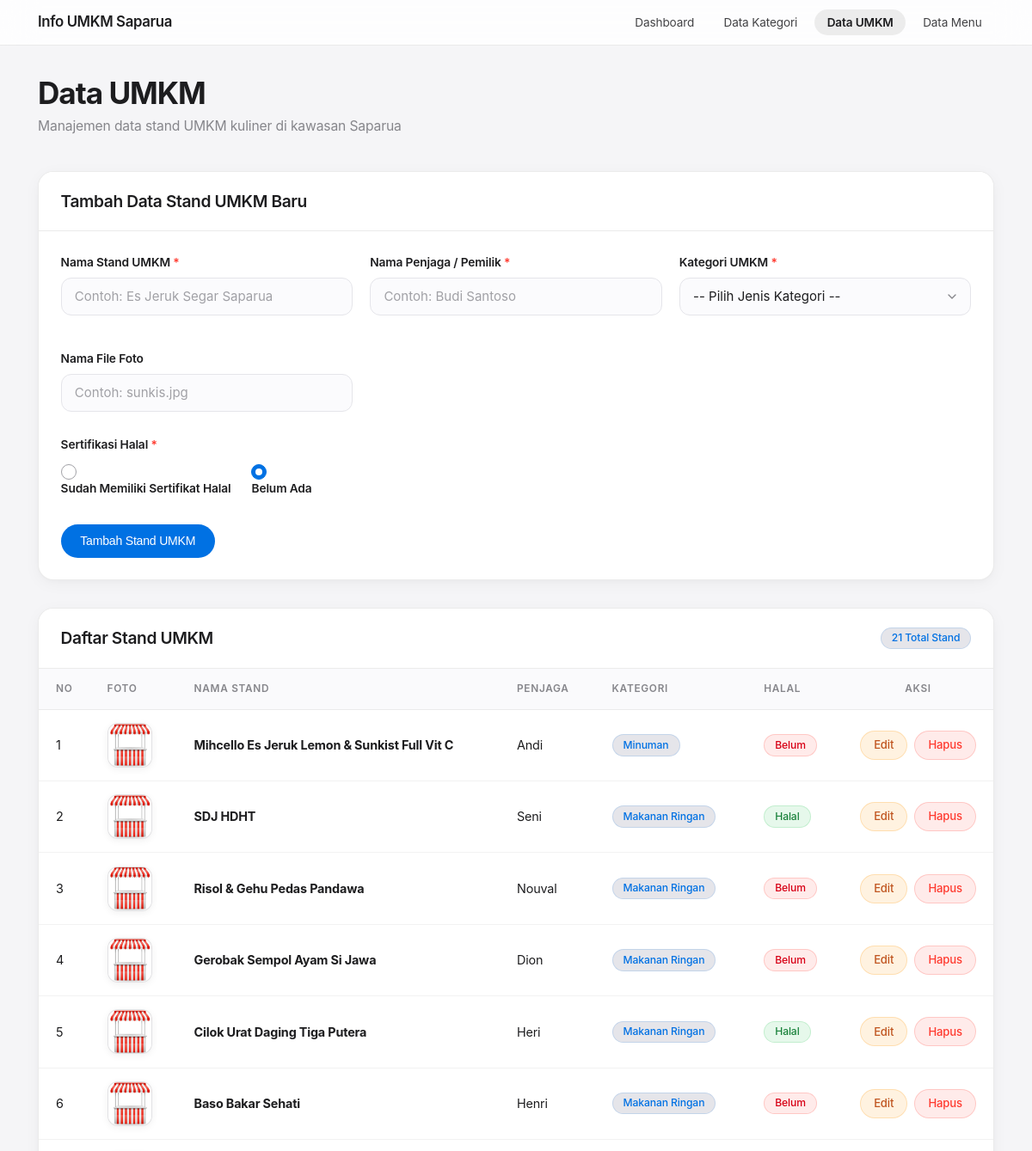
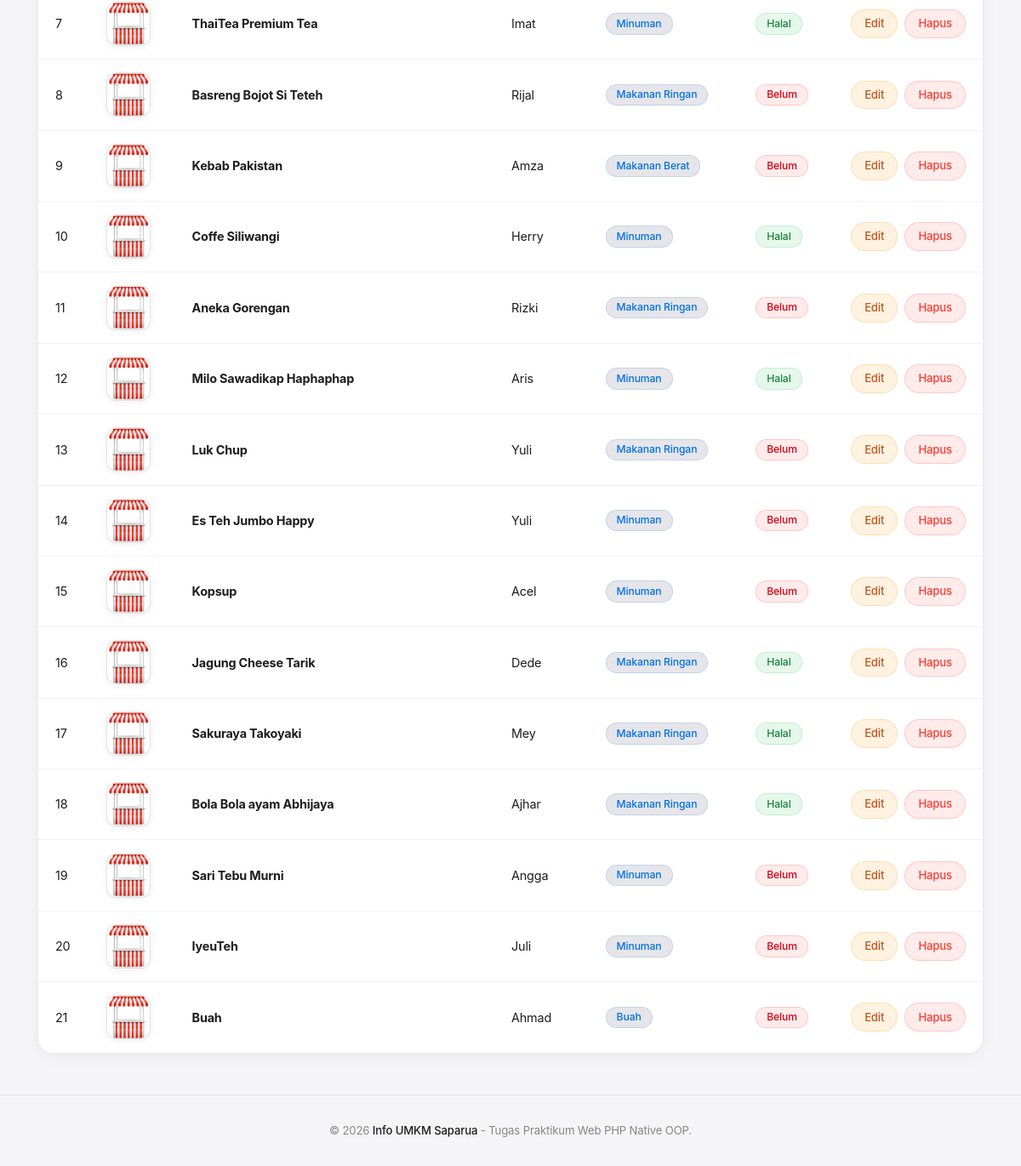
Screenshot of /view/umkm.php with the database file from the repository (2 pictures, top to bottom).
### tables this page shows
CREATE TABLE `umkm` (
  `id_umkm` int(11) NOT NULL AUTO_INCREMENT,
  `nama_stand` varchar(255) DEFAULT NULL,
  `nama_penjaga` varchar(255) DEFAULT NULL,
  `foto` varchar(255) DEFAULT NULL,
  `sertifikasi_halal` enum('ada','tidak') DEFAULT 'tidak',
  `id_kategori` int(11) DEFAULT NULL,
  `id_jadwal` int(11) DEFAULT NULL,
  `id_lokasi` int(11) DEFAULT NULL,
  PRIMARY KEY (`id_umkm`),
  KEY `fk_umkm_kategori` (`id_kategori`),
  KEY `fk_umkm_jadwal` (`id_jadwal`),
  KEY `fk_umkm_lokasi` (`id_lokasi`),
  CONSTRAINT `fk_umkm_jadwal` FOREIGN KEY (`id_jadwal`) REFERENCES `jadwal` (`id_jadwal`) ON DELETE SET NULL ON UPDATE CASCADE,
  CONSTRAINT `fk_umkm_kategori` FOREIGN KEY (`id_kategori`) REFERENCES `kategori` (`id_kategori`) ON DELETE SET NULL ON UPDATE CASCADE,
  CONSTRAINT `fk_umkm_lokasi` FOREIGN KEY (`id_lokasi`) REFERENCES `lokasi` (`id_lokasi`) ON DELETE SET NULL ON UPDATE CASCADE
);

CREATE TABLE `kategori` (
  `id_kategori` int(11) NOT NULL AUTO_INCREMENT,
  `jenis` varchar(255) DEFAULT NULL,
  PRIMARY KEY (`id_kategori`)
);

### class/Database.php (called while the page is built, shortened)
<?php
class Database {
    private string $host;
    private string $user;
    private string $pass;
    private string $dbname;
    public ?PDO $conn = null;
    public function __construct(
        string $host = DB_HOST,
        string $user = DB_USER,
        string $pass = DB_PASS,
        string $dbname = DB_NAME
    ) {
        $this->host   = $host;
        $this->user   = $user;
        $this->pass   = $pass;
        $this->dbname = $dbname;
    }
    public function getConnection(): PDO {
        if ($this->conn === null) {
            $dsn = "mysql:host={$this->host};dbname={$this->dbname};charset=utf8mb4";
            $options = [
                PDO::ATTR_ERRMODE            => PDO::ERRMODE_EXCEPTION,
                PDO::ATTR_DEFAULT_FETCH_MODE => PDO::FETCH_ASSOC,
                PDO::ATTR_EMULATE_PREPARES   => false,
            ];
            try {
                $this->conn = new PDO($dsn, $this->user, $this->pass, $options);
            } catch (PDOException $e) {
                error_log("Database Connection Error: " . $e->getMessage());
                throw new PDOException("Koneksi database gagal: " . $e->getMessage(), (int)$e->getCode());
            }
        }
        return $this->conn;
    }
}

### class/Umkm.php (called while the page is built, shortened)
<?php
require_once __DIR__ . '/Database.php';
class Umkm {
    private PDO $conn;
    private string $table = 'umkm';
    public function __construct(PDO|Database|null $db = null) {
        if ($db instanceof PDO) {
            $this->conn = $db;
        } elseif ($db instanceof Database) {
            $this->conn = $db->getConnection();
        } else {
            $database = new Database();
            $this->conn = $database->getConnection();
        }
    }
    public function getAll(): array {
        try {
            $query = "SELECT
                        u.id_umkm,
                        u.nama_stand,
                        u.nama_penjaga,
                        u.foto,
                        u.sertifikasi_halal,
                        u.id_kategori,
                        k.jenis AS jenis_kategori,
                        k.jenis
                      FROM {$this->table} u
                      LEFT JOIN kategori k ON u.id_kategori = k.id_kategori
                      ORDER BY u.id_umkm ASC";
            $stmt = $this->conn->prepare($query);
            $stmt->execute();
            return $stmt->fetchAll();
        } catch (PDOException $e) {
            error_log("Umkm::getAll Error: " . $e->getMessage());
            return [];
        }
    }
}

### view/umkm.php (the view, shortened to what this page needs)
<?php
require_once __DIR__ . '/../class/Umkm.php';
$umkmModel     = new Umkm();
$edit_data = null;
$umkm_list     = $umkmModel->getAll();
require_once __DIR__ . '/header.php';
?>
<div class="page-header">
    <div class="page-title">
        <h1>Data UMKM</h1>
        <p>Manajemen data stand UMKM kuliner di kawasan Saparua</p>
    </div>
</div>
<div class="card" style="margin-bottom: 2rem;">
    <div class="card-header">
        <h2><?= $edit_data ? 'Edit Data UMKM: ' . htmlspecialchars($edit_data['nama_stand']) : 'Tambah Data Stand UMKM Baru' ?></h2>
    </div>
    <div class="card-body">
        <form action="umkm.php" method="POST">
            <div style="display: grid; grid-template-columns: repeat(auto-fit, minmax(280px, 1fr)); gap: 1.25rem;">
                <div class="form-group">
                    <label for="nama_stand">Nama Stand UMKM <span style="color:var(--danger)">*</span></label>
                    <input type="text"
                           id="nama_stand"
                           name="nama_stand"
                           class="form-control"
                           placeholder="Contoh: Es Jeruk Segar Saparua"
                           value="<?= $edit_data ? htmlspecialchars($edit_data['nama_stand']) : '' ?>"
                           required>
                </div>
                <div class="form-group">
                    <label for="nama_penjaga">Nama Penjaga / Pemilik <span style="color:var(--danger)">*</span></label>
                    <input type="text"
                           id="nama_penjaga"
                           name="nama_penjaga"
                           class="form-control"
                           placeholder="Contoh: Budi Santoso"
                           value="<?= $edit_data ? htmlspecialchars($edit_data['nama_penjaga']) : '' ?>"
                           required>
                </div>
                <div class="form-group">
                    <label for="id_kategori">Kategori UMKM <span style="color:var(--danger)">*</span></label>
                    <select id="id_kategori" name="id_kategori" class="form-control" required>
                        <option value="">-- Pilih Jenis Kategori --</option>
                    </select>
                </div>
                <div class="form-group">
                    <label for="foto">Nama File Foto</label>
                    <input type="text"
                           id="foto"
                           name="foto"
                           class="form-control"
                           placeholder="Contoh: sunkis.jpg"
                           value="<?= $edit_data ? htmlspecialchars($edit_data['foto'] ?? '') : '' ?>">
                </div>
            </div>
            <div class="form-group" style="margin-top: 0.5rem;">
                <label>Sertifikasi Halal <span style="color:var(--danger)">*</span></label>
                <div class="radio-group">
                    <label class="radio-label">
                        <input type="radio"
                                name="sertifikasi_halal"
                                value="ada"
                                <?= ($edit_data && $edit_data['sertifikasi_halal'] === 'ada') ? 'checked' : '' ?>
                                required>
                        <span>Sudah Memiliki Sertifikat Halal</span>
                    </label>
                    <label class="radio-label">
                        <input type="radio"
                                name="sertifikasi_halal"
                                value="tidak"
                                <?= (!$edit_data || $edit_data['sertifikasi_halal'] === 'tidak') ? 'checked' : '' ?>>
                        <span>Belum Ada</span>
                    </label>
                </div>
            </div>
            <div style="margin-top: 1.5rem; display: flex; gap: 0.75rem;">
                <button type="submit" class="btn btn-primary">
                    <?= $edit_data ? 'Simpan Perubahan UMKM' : 'Tambah Stand UMKM' ?>
                </button>
            </div>
        </form>
    </div>
</div>
<div class="card">
    <div class="card-header">
        <h2>Daftar Stand UMKM</h2>
        <span class="badge badge-primary"><?= count($umkm_list) ?> Total Stand</span>
    </div>
    <div class="card-body" style="padding: 0;">
        <div class="table-responsive">
            <table class="table">
                <thead>
                    <tr>
                        <th style="width: 50px;">No</th>
                        <th>Foto</th>
                        <th>Nama Stand</th>
                        <th>Penjaga</th>
                        <th>Kategori</th>
                        <th>Halal</th>
                        <th style="width: 150px; text-align: center;">Aksi</th>
                    </tr>
                </thead>
                <tbody>
                    <?php if (empty($umkm_list)): ?>
                        <tr>
                            <td colspan="7">
                                <div class="empty-state">
                                    <div class="empty-state-icon"></div>
                                    <p>Belum ada data UMKM tersimpan.</p>
                                </div>
                            </td>
                        </tr>
                    <?php else: ?>
                        <?php $no = 1; foreach ($umkm_list as $row): ?>
                            <tr>
                                <td><?= $no++ ?></td>
                                <td>
                                    <?php
                                        $foto_name = 'default.jpg';
                                    ?>
                                    <img src="../foto_umkm/<?= htmlspecialchars($foto_name) ?>"
                                         alt="<?= htmlspecialchars($row['nama_stand']) ?>"
                                         class="umkm-thumb"
                                         onerror="this.src='../foto_umkm/default.jpg'">
                                </td>
                                <td><strong><?= htmlspecialchars($row['nama_stand']) ?></strong></td>
                                <td><?= htmlspecialchars($row['nama_penjaga']) ?></td>
                                <td>
                                    <span class="badge badge-primary">
                                        <?= htmlspecialchars($row['jenis_kategori'] ?? $row['jenis'] ?? 'Tanpa Kategori') ?>
                                    </span>
                                </td>
                                <td>
                                    <?php if ($row['sertifikasi_halal'] === 'ada'): ?>
                                        <span class="badge badge-success">Halal</span>
                                    <?php else: ?>
                                        <span class="badge badge-danger">Belum</span>
                                    <?php endif; ?>
                                </td>
                                <td style="text-align: center;">
                                    <div class="btn-actions" style="justify-content: center;">
                                        <a href="umkm.php?action=edit&id=<?= $row['id_umkm'] ?>"
                                           class="btn btn-warning btn-sm" title="Edit">
                                            Edit
                                        </a>
                                        <a href="umkm.php?action=delete&id=<?= $row['id_umkm'] ?>"
                                           class="btn btn-danger btn-sm"
                                           onclick="return confirm('Apakah Anda yakin ingin menghapus stand UMKM: <?= htmlspecialchars(addslashes($row['nama_stand'])) ?>?')"
                                           title="Hapus">
                                            Hapus
                                        </a>
                                    </div>
                                </td>
                            </tr>
                        <?php endforeach; ?>
                    <?php endif; ?>
                </tbody>
            </table>
        </div>
    </div>
</div>
<?php
require_once __DIR__ . '/footer.php';
?>

### view/header.php (shortened to what this page needs)
<?php
$php_self     = str_replace('\\', '/', $_SERVER['PHP_SELF'] ?? '');
$current_page = basename($php_self);
$is_in_view   = (strpos($php_self, '/view/') !== false) || (strpos($php_self, 'view/') === 0);
$base_path    = $is_in_view ? '../' : './';
?>
<!DOCTYPE html>
<html lang="id">
<head>
    <link rel="stylesheet" href="<?= $base_path ?>style.css">
</head>
<body>
    <header class="navbar">
        <div class="nav-container">
            <a href="<?= $base_path ?>index.php" class="brand">
                <span>Info UMKM Saparua</span>
            </a>
            <ul class="nav-links">
                <li>
                    <a href="<?= $base_path ?>index.php" class="<?= $current_page === 'index.php' ? 'active' : '' ?>">
                        Dashboard
                    </a>
                </li>
                <li>
                    <a href="<?= $base_path ?>view/kategori.php" class="<?= $current_page === 'kategori.php' ? 'active' : '' ?>">
                        Data Kategori
                    </a>
                </li>
                <li>
                    <a href="<?= $base_path ?>view/umkm.php" class="<?= $current_page === 'umkm.php' ? 'active' : '' ?>">
                        Data UMKM
                    </a>
                </li>
                <li>
                    <a href="<?= $base_path ?>view/menu.php" class="<?= $current_page === 'menu.php' ? 'active' : '' ?>">
                        Data Menu
                    </a>
                </li>
            </ul>
        </div>
    </header>
    <main class="main-content">

### view/footer.php (shortened to what this page needs)
    </main>
    <footer class="footer">
        <div class="footer-container">
            <p>&copy; <?= date('Y') ?> <strong>Info UMKM Saparua</strong> - Tugas Praktikum Web PHP Native OOP.</p>
        </div>
    </footer>
</body>
</html>

### rows the page displays
umkm: nama_stand "Mihcello Es Jeruk Lemon & Sunkist Full Vit C", nama_penjaga "Andi", id_kategori.jenis "Minuman", sertifikasi_halal "Belum"
umkm: nama_stand "SDJ HDHT", nama_penjaga "Seni", id_kategori.jenis "Makanan Ringan", sertifikasi_halal "Halal"
umkm: nama_stand "Risol & Gehu Pedas Pandawa", nama_penjaga "Nouval", id_kategori.jenis "Makanan Ringan", sertifikasi_halal "Belum"
umkm: nama_stand "Gerobak Sempol Ayam Si Jawa", nama_penjaga "Dion", id_kategori.jenis "Makanan Ringan", sertifikasi_halal "Belum"
umkm: nama_stand "Cilok Urat Daging Tiga Putera", nama_penjaga "Heri", id_kategori.jenis "Makanan Ringan", sertifikasi_halal "Halal"
umkm: nama_stand "Baso Bakar Sehati", nama_penjaga "Henri", id_kategori.jenis "Makanan Ringan", sertifikasi_halal "Belum"
umkm: nama_stand "ThaiTea Premium Tea", nama_penjaga "Imat", id_kategori.jenis "Minuman", sertifikasi_halal "Halal"
umkm: nama_stand "Basreng Bojot Si Teteh", nama_penjaga "Rijal", id_kategori.jenis "Makanan Ringan", sertifikasi_halal "Belum"
umkm: nama_stand "Kebab Pakistan", nama_penjaga "Amza", id_kategori.jenis "Makanan Berat", sertifikasi_halal "Belum"
umkm: nama_stand "Coffe Siliwangi", nama_penjaga "Herry", id_kategori.jenis "Minuman", sertifikasi_halal "Halal"
umkm: nama_stand "Aneka Gorengan", nama_penjaga "Rizki", id_kategori.jenis "Makanan Ringan", sertifikasi_halal "Belum"
umkm: nama_stand "Milo Sawadikap Haphaphap", nama_penjaga "Aris", id_kategori.jenis "Minuman", sertifikasi_halal "Halal"
umkm: nama_stand "Luk Chup", nama_penjaga "Yuli", id_kategori.jenis "Makanan Ringan", sertifikasi_halal "Belum"
umkm: nama_stand "Es Teh Jumbo Happy", nama_penjaga "Yuli", id_kategori.jenis "Minuman", sertifikasi_halal "Belum"
umkm: nama_stand "Kopsup", nama_penjaga "Acel", id_kategori.jenis "Minuman", sertifikasi_halal "Belum"
umkm: nama_stand "Jagung Cheese Tarik", nama_penjaga "Dede", id_kategori.jenis "Makanan Ringan", sertifikasi_halal "Halal"
umkm: nama_stand "Sakuraya Takoyaki", nama_penjaga "Mey", id_kategori.jenis "Makanan Ringan", sertifikasi_halal "Halal"
umkm: nama_stand "Bola Bola ayam Abhijaya", nama_penjaga "Ajhar", id_kategori.jenis "Makanan Ringan", sertifikasi_halal "Halal"
umkm: nama_stand "Sari Tebu Murni", nama_penjaga "Angga", id_kategori.jenis "Minuman", sertifikasi_halal "Belum"
umkm: nama_stand "IyeuTeh", nama_penjaga "Juli", id_kategori.jenis "Minuman", sertifikasi_halal "Belum"
umkm: nama_stand "Buah", nama_penjaga "Ahmad", id_kategori.jenis "Buah", sertifikasi_halal "Belum"

### other values shown
count($umkm_list) "21"
